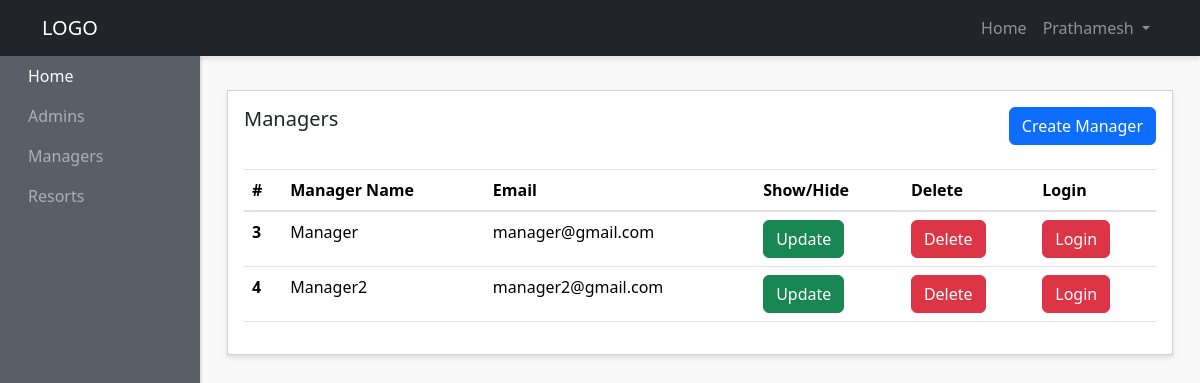
Page /admin-panel/managers/show-managers.php (signed in) on the committed database.
### tables this page shows
CREATE TABLE `managers` (
  `id` int NOT NULL,
  `email` text NOT NULL,
  `password` text NOT NULL,
  `name` varchar(50) NOT NULL,
  `listing` int NOT NULL
);

### admin-panel/managers/show-managers.php (the view, shortened to what this page needs)
<?php require "../layouts/header.php"; ?>
<?php require "../../config/config.php"; ?>
<?php
  $managers = $conn->query("SELECT * FROM managers");
  $managers->execute();
  $allManagers = $managers->fetchAll(PDO::FETCH_OBJ);
?>
      <div class="row">
        <div class="col">
          <div class="card">
            <div class="card-body">
              <h5 class="card-title mb-4 d-inline">Managers</h5>
             <a  href="<?php echo ADMINURL; ?>/managers/create-managers.php" class="btn btn-primary mb-4 text-center float-right">Create Manager</a>
              <table class="table">
                <thead>
                  <tr>
                    <th scope="col">#</th>
                    <th scope="col">Manager Name</th>
                    <th scope="col">Email</th>
                    <th scope="col">Show/Hide</th>
                    <th scope="col">Delete</th>
                    <th scope="col">Login</th>
                  </tr>
                </thead>
                <tbody>
                  <?php foreach($allManagers as $manager)  : ?>
                  <tr>
                    <th scope="row"><?php echo $manager->id; ?></th>
                    <td><?php echo $manager->name; ?></td>
                    <td><?php echo $manager->email; ?></td>
                    <td><a  href="./control-managers.php?id=<?php echo $manager->id; ?>&setter=<?php if($manager->listing){echo '0';} else{ echo '1';} ?>" class="btn btn-<?php if($manager->listing){echo 'success';} else{ echo 'warning';} ?> text-white text-center ">Update </a></td>
                    <td><a href="./delete-managers.php?id=<?php echo $manager->id; ?>" class="btn btn-danger  text-center ">Delete </a></td>
                    <td><a href="./login-managers.php?id=<?php echo $manager->id; ?>" class="btn btn-danger  text-center ">Login </a></td>
                  </tr>
                  <?php endforeach; ?>
                </tbody>
              </table>
            </div>
          </div>
        </div>
      </div>
<?php require "../layouts/footer.php"; ?>

### admin-panel/styles/style.css (style rules this page uses)
body { background:#f9f9f9; }
.card { margin-bottom: 15px; border-radius:0; box-shadow: 0 3px 5px rgba(0,0,0,.1); }

### rows in the picture
managers: id "3", name "Manager", email "manager@gmail.com"
managers: id "4", name "Manager2", email "manager2@gmail.com"

### other values in the picture
$_SESSION['adminname'] "Prathamesh"
